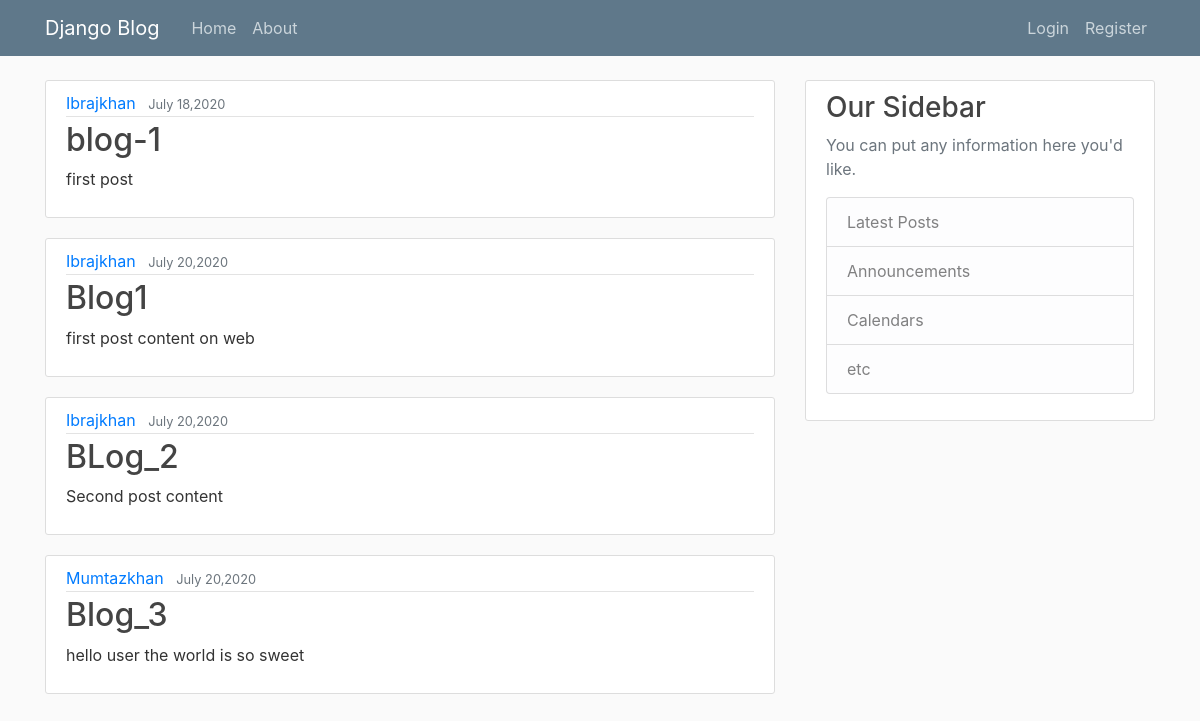
The page / on the database its author committed.
### blog/models.py (models this page shows, shortened)
class Post(models.Model):
    title = models.CharField(max_length=100)
    content = models.TextField()
    date_of_post = models.DateTimeField(default=timezone.now)
    author = models.ForeignKey(User, on_delete=models.CASCADE)

### blog/views.py (the view)
# urls.py: path('', views.home, name='blog-home'),
def home(request):
    posts = Post.objects.all()
    return render(request, 'blog/home.html', {'posts': posts})

### blog/templates/blog/home.html
{% extends 'blog/base.html' %}
{% block content %}
{% for post in posts %}
<article class="media content-section">
    <div class="media-body">
        <div class="article-metadata">
            <a class="mr-2" href="#">{{ post.author }}</a>
            <small class="text-muted">{{ post.date_of_post|date:"F d,Y" }}</small>
        </div>
        <h2><a class="article-title" href="#">{{ post.title }}</a></h2>
        <p class="article-content">{{ post.content }}</p>
    </div>
</article>
{% endfor %}
{% endblock  %}

### blog/static/blog/main.css (style rules this page uses)
body { background: #fafafa; color: #333333; margin-top: 5rem; }
h1, h2, h3, h4, h5, h6 { color: #444444; }
.content-section { background: #ffffff; padding: 10px 20px; border: 1px solid #dddddd; border-radius: 3px; margin-bottom: 20px; }
.article-title { color: #444444; }
.article-content { white-space: pre-line; }
.article-metadata { padding-bottom: 1px; margin-bottom: 4px; border-bottom: 1px solid #e3e3e3 }

### rows shown on the page
Post: author "Ibrajkhan", date_of_post "July 18,2020", title "blog-1", content "first post"
Post: author "Ibrajkhan", date_of_post "July 20,2020", title "Blog1", content "first post content on web"
Post: author "Ibrajkhan", date_of_post "July 20,2020", title "BLog_2", content "Second post content"
Post: author "Mumtazkhan", date_of_post "July 20,2020", title "Blog_3", content "hello user the world is so sweet"
